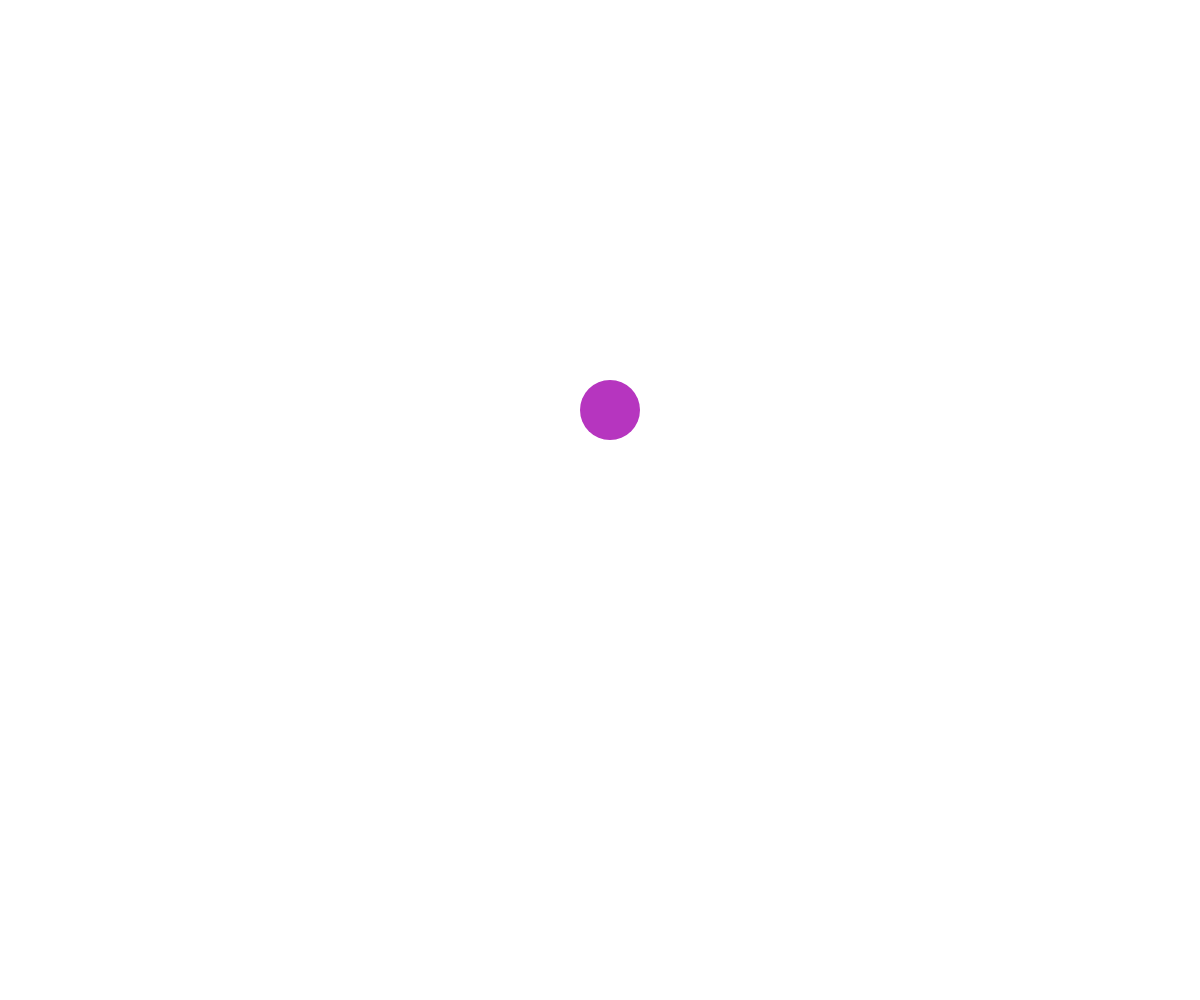
Frame 1 (no input)
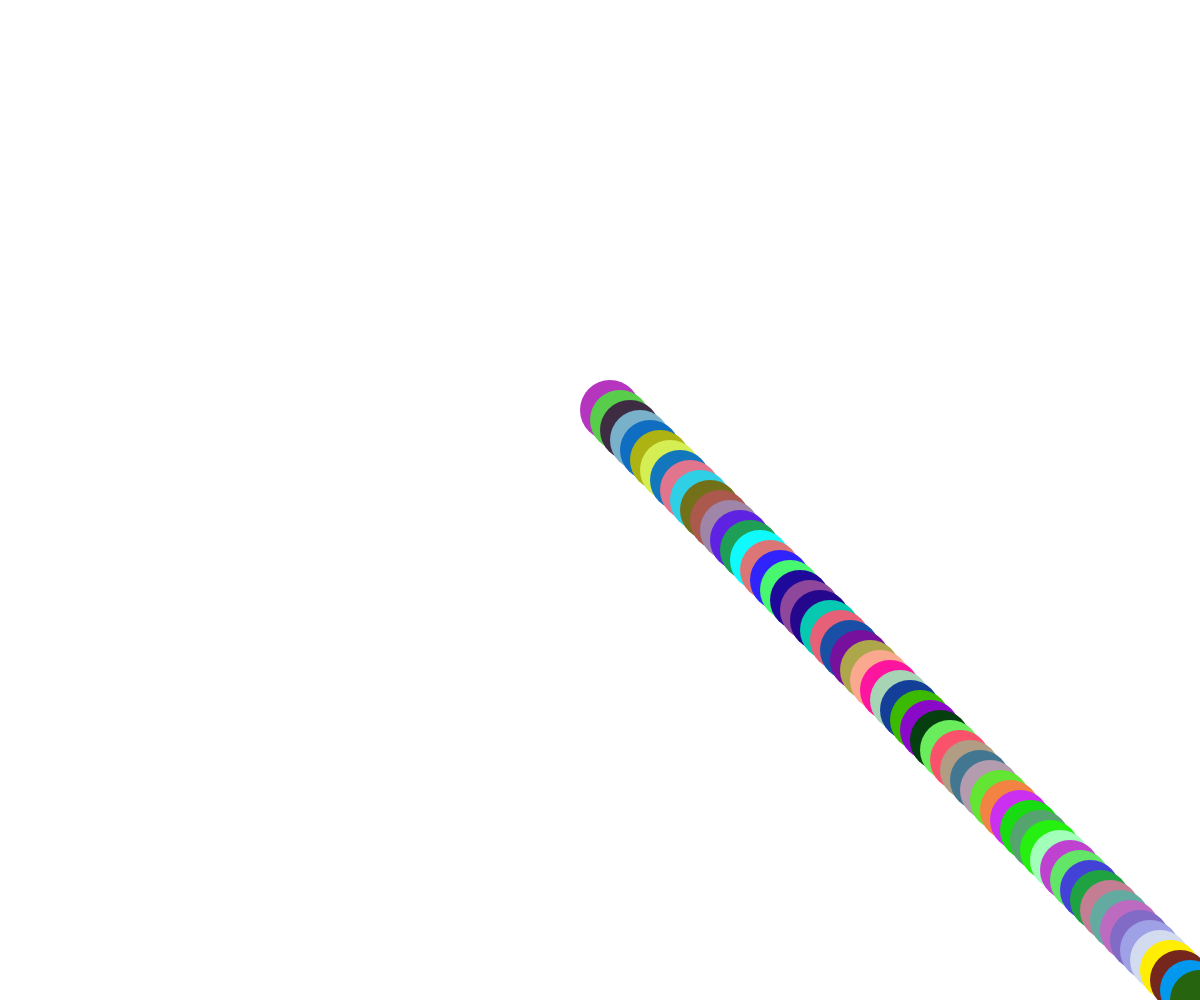
Frame 60 (no input)
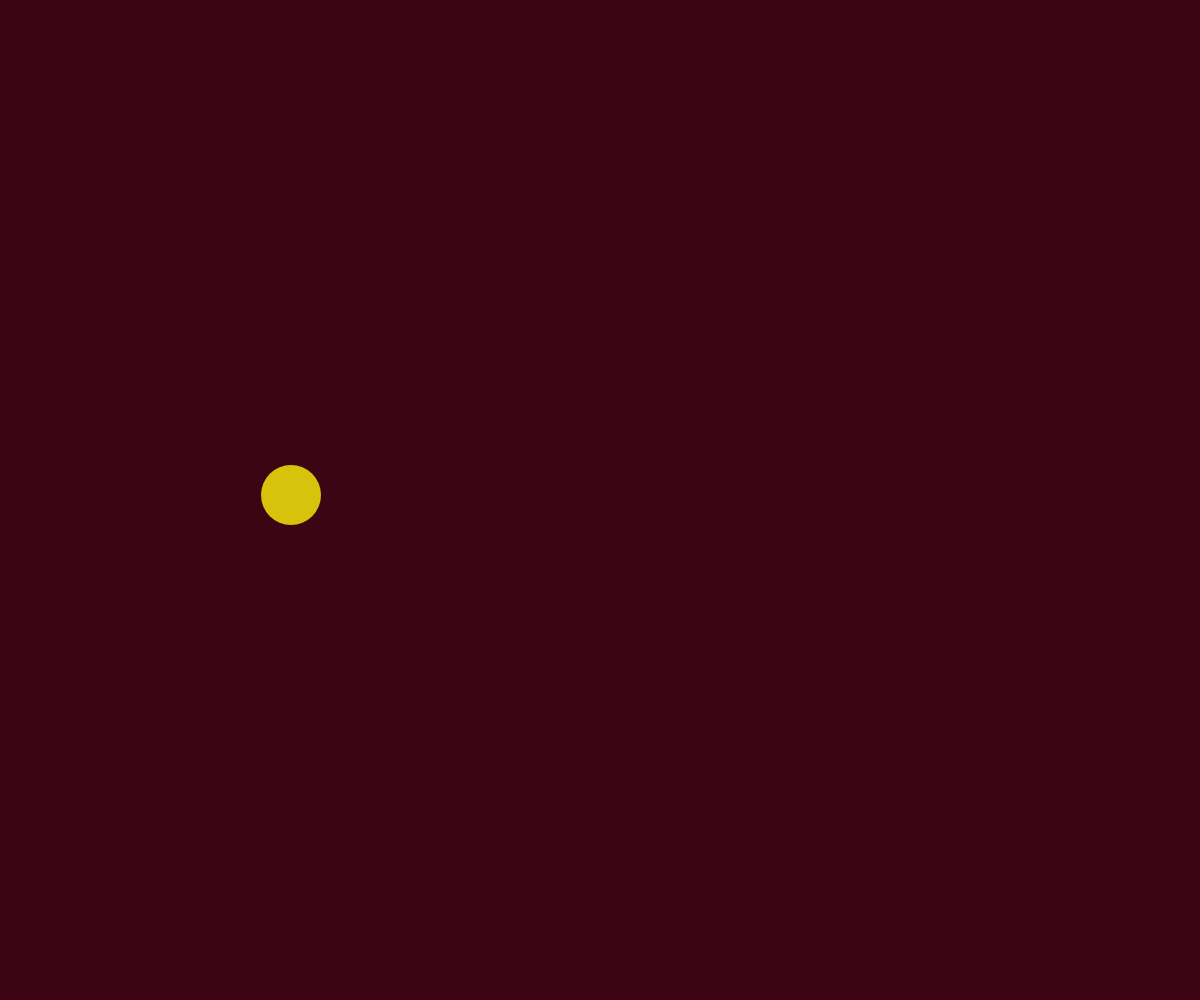
Frame 120 (the mouse pressed at the canvas centre since frame 60)

The p5.js sketch that drew these frames (run headless with seeded random() and noise() and a simulated clock; from frame 60 on, the mouse is pressed at the canvas centre):

// p5.js sketch
// ── sketch.js
//Defining Global Variables

//Set Size Constraints
let ball = {};

//size of the ball is (x amount of pixels wide)
ball.width = 60;

//determines starting location of ball animation on canvas position (x,y)
ball.x = ( 600);
ball.y = ( 400);

// .delta determines at which angle the ball moves from
ball.delta_x = 1;
ball.delta_y = 1;

//controls the speed of starting ball on the (x and y axis and minor control of position angle of movement)
ball.scale_x = 10;
ball.scale_y = 10;

//starting setup function
function setup() {
  //creating canvas size and color
    createCanvas( windowWidth , windowHeight);
    background(255, 255, 255);
}


function draw() {
  textSize(30);
  fill(255, 255, 255);
  text( "Try Right Click", 40, 60 );

  //allows background to change activley
  if(mouseIsPressed){
    background(random(100), random(100), random(100));
  }

    //sets stroke characteristic
    noStroke();
    //allows the ball drawn to move along the (x) axis
    ball.x += ball.delta_x * ball.scale_x;
    //allows the ball drawn to move along the (y) axis
    ball.y += ball.delta_y * ball.scale_y;


    //sets animation boundary rules
    if (ball.x >= width || ball.x <= 1) {
        //allows ball animation to (bounce) off the top and bottom edges of the canvas
        ball.delta_x = -1 * ball.delta_x;
    }
    //sets animation boundary rules
    if (ball.y >= height || ball.y <= 1) {
      //allows the ball animation to (bounce) off the left and right edges of the canvas
        ball.delta_y = -1 * ball.delta_y;
    }

    //sets color of the ball
    fill(random(255), random(255), random(255));
    //draws the ball using the size constraints previously determined
    ellipse(ball.x, ball.y, ball.width, ball.width);
}

function mousePressed() {
    //if mousePressed, the mapping of the animation will change direction and speed as determined by the mouse click location
    ball.scale_x = map(mouseX, 0, width, .5, 50); //last constraints determine the fps or animation spacing
    ball.scale_y = map(mouseY, 0, height, .5, 50);
}
